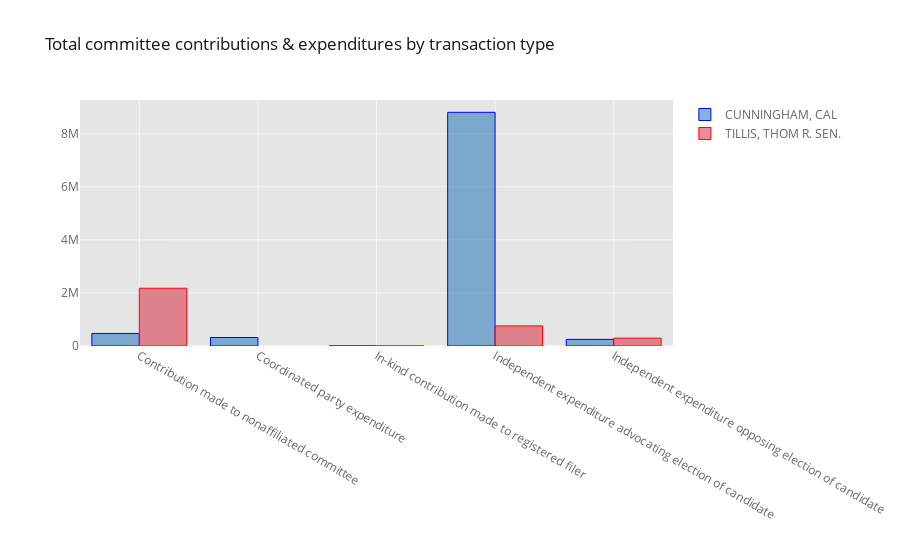

Write notebook code for a chart like this one.
### Code cell
by_transaction = committee_contribs.groupby([
    'CAND_NAME', 'TRANSACTION_TP_FULL']).agg({'TRANSACTION_AMT': 'sum'}).reset_index()

by_transaction_pivot = by_transaction.pivot_table(
    values='TRANSACTION_AMT', index='TRANSACTION_TP_FULL', columns='CAND_NAME')

by_transaction_pivot.iplot(kind='bar', 
                           colors=color_map, title='Total committee contributions & expenditures by transaction type')

### Figure 1 — Plotly figure (JSON) as saved in the notebook; plotly's stock layout.template omitted (floating-point values rounded to 4 significant figures)
{"data": [{"marker": {"color": "rgba(55, 128, 191, 0.6)", "line": {"color": "blue", "width": 1}}, "name": "CUNNINGHAM, CAL", "orientation": "v", "text": "", "type": "bar", "x": ["Contribution made to nonaffiliated committee", "Coordinated party expenditure", "In-kind contribution made to registered filer", "Independent expenditure advocating election of candidate", "Independent expenditure opposing election of candidate"], "y": [472555, 319947, 77, 8808288, 250011]}, {"marker": {"color": "rgba(219, 64, 82, 0.6)", "line": {"color": "red", "width": 1}}, "name": "TILLIS, THOM R. SEN.", "orientation": "v", "text": "", "type": "bar", "x": ["Contribution made to nonaffiliated committee", "Coordinated party expenditure", "In-kind contribution made to registered filer", "Independent expenditure advocating election of candidate", "Independent expenditure opposing election of candidate"], "y": [2176748, "", 3075, 757257, 295662]}], "layout": {"legend": {"bgcolor": "#FFFFFF", "font": {"color": "#666666"}}, "paper_bgcolor": "#FFFFFF", "plot_bgcolor": "#E5E5E5", "title": {"font": {"color": "#151516"}, "text": "Total committee contributions & expenditures by transaction type"}, "xaxis": {"gridcolor": "#F6F6F6", "showgrid": true, "tickfont": {"color": "#666666"}, "title": {"font": {"color": "#666666"}, "text": ""}, "zerolinecolor": "#F6F6F6"}, "yaxis": {"gridcolor": "#F6F6F6", "showgrid": true, "tickfont": {"color": "#666666"}, "title": {"font": {"color": "#666666"}, "text": ""}, "zerolinecolor": "#F6F6F6"}}}
